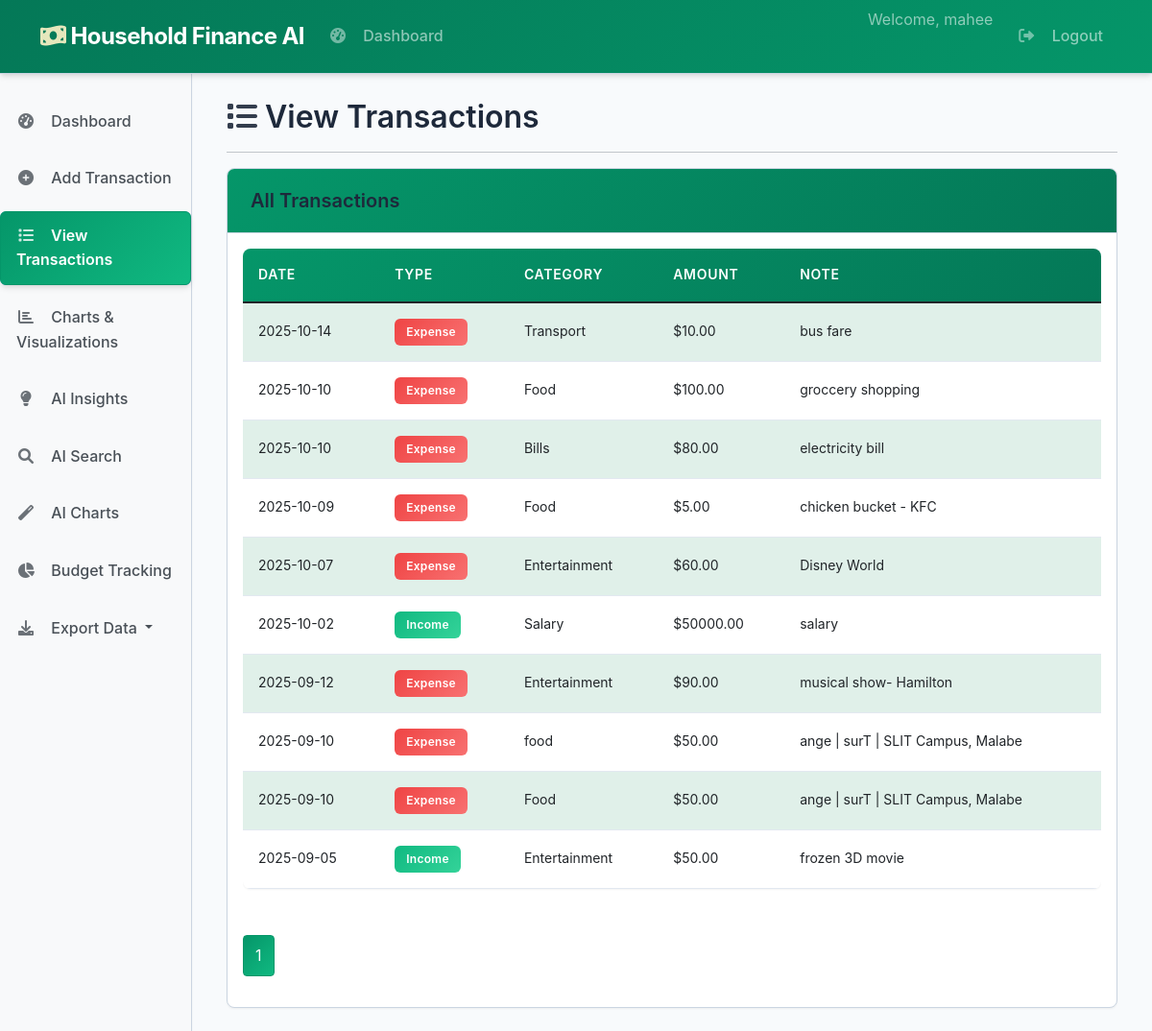
/view-transactions (signed in), run on an earlier commit of the app's database.
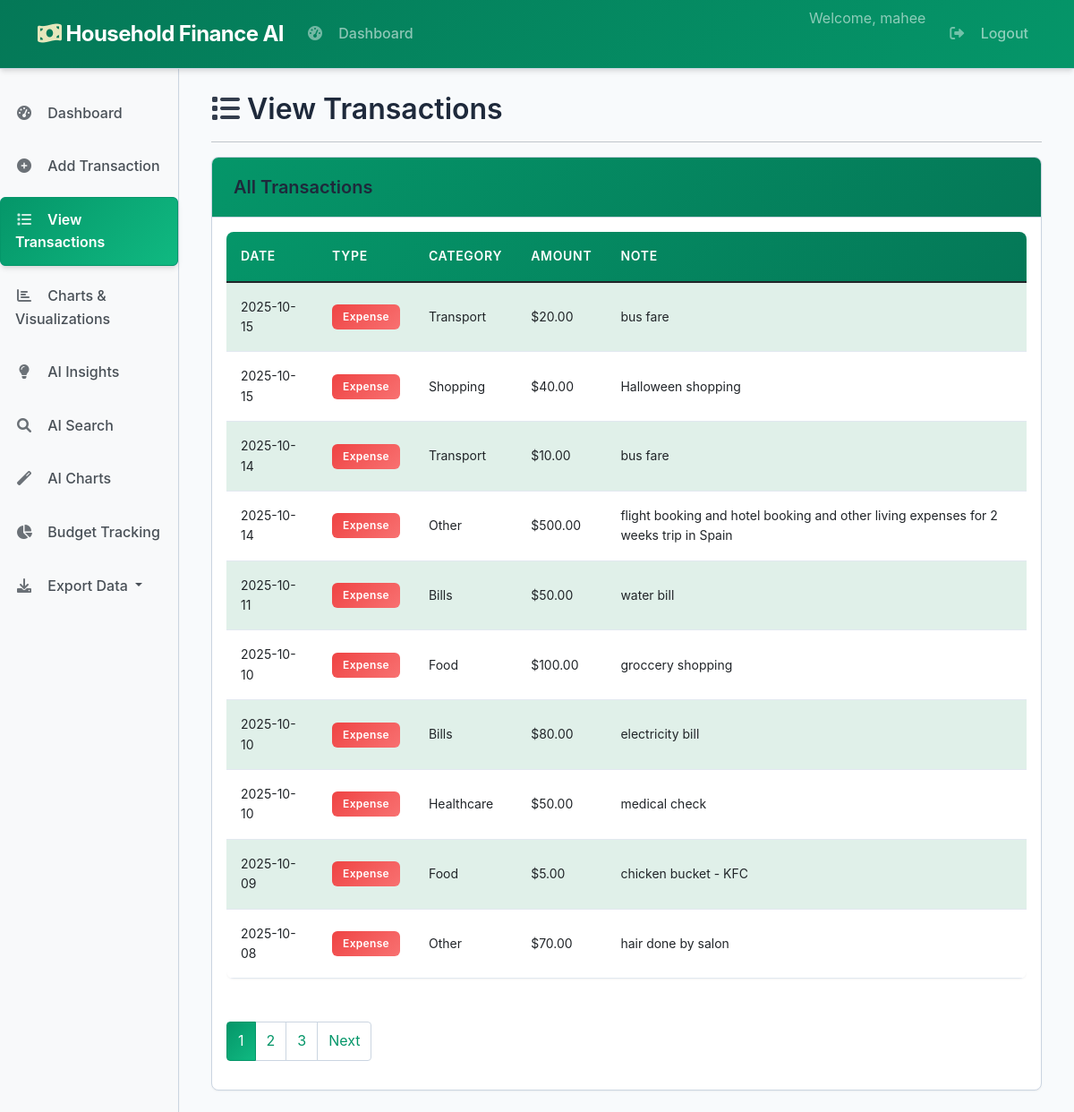
And on a later commit of the database.
### core/database.py (models this page shows, shortened)
class Transaction(db.Model):
    __tablename__ = "transactions"
    id = db.Column(db.Integer, primary_key=True)
    user_id = db.Column(db.Integer, db.ForeignKey("users.id"), nullable=False)
    type = db.Column(db.String(20), nullable=False)  # ✅ This should be 'type' not 't_type'
    category = db.Column(db.String(100), nullable=False)
    amount = db.Column(db.Float, nullable=False)
    date = db.Column(db.Date, nullable=False, default=datetime.utcnow)
    note = db.Column(db.Text, nullable=True)
    created_at = db.Column(db.DateTime, default=datetime.utcnow)
    user = db.relationship("User", back_populates="transactions")

### app/routes/transactions.py (the view, shortened to what this page needs)
@transactions_bp.route('/view-transactions')
@login_required
def view_transactions():
    page = request.args.get('page', 1, type=int)
    per_page = 10
    transactions_pagination = Transaction.query.filter_by(user_id=current_user.id)\
        .order_by(Transaction.date.desc())\
        .paginate(page=page, per_page=per_page, error_out=False)
    transactions = transactions_pagination.items
    anomalies = collector.detect_anomalies(current_user.id)
    anomaly_ids = [a['id'] for a in anomalies]
    llm_explanations = {}
    for txn_dict in anomalies:
        txn = Transaction.query.get(txn_dict['id'])
        if txn:
            llm_explanations[txn.id] = collector.explain_anomaly(txn)
    summary = collector.generate_summary(current_user.id, period='week')
    return render_template(
        'view_transactions.html',
        transactions=transactions_pagination,
        anomalies=anomalies,
        anomaly_ids=anomaly_ids,
        llm_explanations=llm_explanations,
        summary=summary
    )

### agents/data_collector.py (called while the page is built)
    def get_transactions_df(self, user_id):
        transactions = Transaction.query.filter_by(user_id=user_id).all()
        if not transactions:
            return pd.DataFrame()
        data = [{
            "id": t.id,
            "date": t.date,
            "type": t.type,  # CHANGED: t_type → type
            "category": t.category,
            "amount": t.amount,
            "note": t.note
        } for t in transactions]
        df = pd.DataFrame(data)
        if not df.empty and 'date' in df.columns:
            df['date'] = pd.to_datetime(df['date'])
        return df

    def detect_anomalies(self, user_id):
        df = self.get_transactions_df(user_id)
        if df.empty:
            return []
        mean = df['amount'].mean()
        std = df['amount'].std()
        if std > 0:
            anomalies = df[df['amount'] > mean + 2 * std]
            return anomalies.to_dict('records')
        return []

### app/templates/view_transactions.html (shortened to what this page needs)
{% extends "base.html" %}
{% block content %}
<div class="row">
    <div class="col-12">
        <h2><i class="fas fa-list"></i> View Transactions</h2>
        <hr>
    </div>
</div>
<div class="row">
    <div class="col-12">
        <div class="card">
            <div class="card-header">
                <h5 class="mb-0">All Transactions</h5>
            </div>
            <div class="card-body">
                {% if transactions.items %}
                <div class="table-responsive">
                    <table class="table table-striped">
                        <thead>
                            <tr>
                                <th>Date</th>
                                <th>Type</th>
                                <th>Category</th>
                                <th>Amount</th>
                                <th>Note</th>
                            </tr>
                        </thead>
                        <tbody>
                            {% for transaction in transactions.items %}
                            <tr>
                                <td>{{ transaction.date.strftime('%Y-%m-%d') }}</td>
                                <td>
                                    <span class="badge {% if transaction.type == 'income' %}bg-success{% else %}bg-danger{% endif %}">
                                        {{ transaction.type.title() }}
                                    </span>
                                </td>
                                <td>{{ transaction.category }}</td>
                                <td>${{ "%.2f"|format(transaction.amount) }}</td>
                                <td>{{ transaction.note or '-' }}</td>
                            </tr>
                            {% endfor %}
                        </tbody>
                    </table>
                </div>
                <nav aria-label="Transaction pagination">
                    <ul class="pagination">
                        {% for page_num in transactions.iter_pages() %}
                            {% if page_num %}
                                <li class="page-item {% if page_num == transactions.page %}active{% endif %}">
                                    <a class="page-link" href="{{ url_for('transactions.view_transactions', page=page_num) }}">{{ page_num }}</a>
                                </li>
                            {% else %}
                                <li class="page-item disabled"><span class="page-link">…</span></li>
                            {% endif %}
                        {% endfor %}
                        {% if transactions.has_next %}
                        <li class="page-item">
                            <a class="page-link" href="{{ url_for('transactions.view_transactions', page=transactions.next_num) }}">Next</a>
                        </li>
                        {% endif %}
                    </ul>
                </nav>
                {% else %}
                <p class="text-muted">No transactions found.</p>
                <a href="{{ url_for('transactions.add_transaction') }}" class="btn btn-primary">
                    Add Your First Transaction
                </a>
                {% endif %}
            </div>
        </div>
    </div>
</div>
{% endblock %}

What changed in the data, as far as the page shows it:
no longer on this page (row unchanged): Transaction: amount "60.00"
no longer on this page (row unchanged): Transaction: amount "50000.00"
no longer on this page (row unchanged): Transaction: amount "90.00"
no longer on this page (row unchanged): Transaction: amount "50.00"
no longer on this page (row unchanged): Transaction: amount "50.00"
no longer on this page (row unchanged): Transaction: amount "50.00"
added Transaction: amount "20.00"
added Transaction: amount "40.00"
added Transaction: amount "500.00"
added Transaction: amount "50.00"
added Transaction: amount "50.00"
added Transaction: amount "70.00"
Also different on the page:
new list line: "2"
new list line: "3"
text now shown: "Next"
